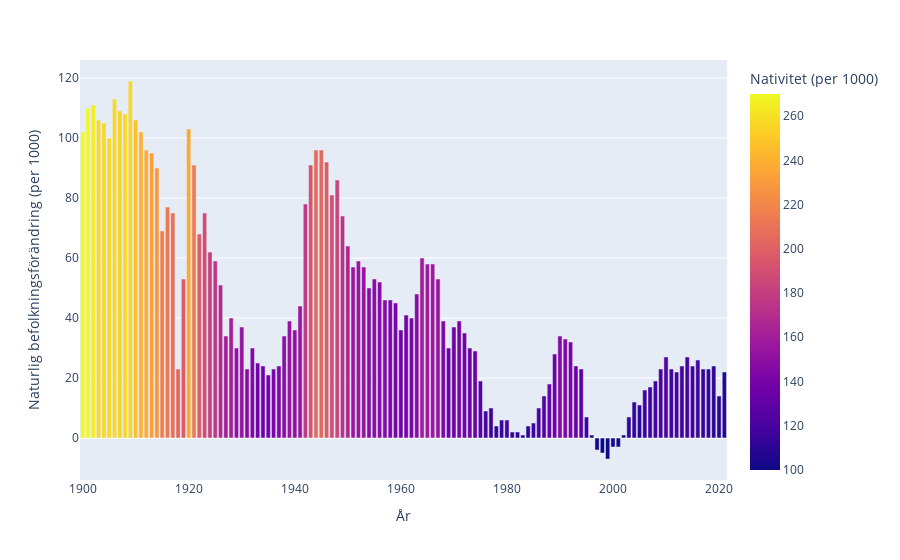

Write notebook code for a chart like this one.
### Code cell
fig = px.bar(befolkningsstatistik, x="År", y="Naturlig befolkningsförändring (per 1000)", color="Nativitet (per 1000)")
fig.show()

### Figure 1 — Plotly figure (JSON) as saved in the notebook; plotly's stock layout.template omitted (floating-point values rounded to 4 significant figures)
{"data": [{"alignmentgroup": "True", "hovertemplate": "År=%{x}<br>Naturlig befolkningsförändring (per 1000)=%{y}<br>Nativitet (per 1000)=%{marker.color}<extra></extra>", "legendgroup": "", "marker": {"color": [270, 270, 265, 257, 257, 257, 257, 255, 257, 256, 247, 240, 238, 232, 229, 216, 212, 209, 203, 198, 236, 215, 196, 189, 181, 176, 168, 161, 161, 152, 154, 148, 145, 137, 137, 138, 142, 144, 149, 154, 151, 156, 177, 193, 206, 204, 197, 189, 184, 174, 165, 156, 155, 154, 146, 148, 148, 146, 142, 141, 137, 139, 142, 148, 160, 159, 158, 154, 143, 135, 137, 141, 138, 135, 135, 126, 120, 116, 113, 116, 117, 113, 111, 110, 113, 118, 122, 125, 133, 137, 145, 144, 142, 135, 128, 117, 108, 101, 100, 100, 102, 103, 107, 111, 112, 112, 117, 117, 119, 120, 123, 118, 119, 118, 119, 117, 118, 114, 113, 111, 109, 110], "coloraxis": "coloraxis", "pattern": {"shape": ""}}, "name": "", "offsetgroup": "", "orientation": "v", "showlegend": false, "textposition": "auto", "type": "bar", "x": [1900, 1901, 1902, 1903, 1904, 1905, 1906, 1907, 1908, 1909, 1910, 1911, 1912, 1913, 1914, 1915, 1916, 1917, 1918, 1919, 1920, 1921, 1922, 1923, 1924, 1925, 1926, 1927, 1928, 1929, 1930, 1931, 1932, 1933, 1934, 1935, 1936, 1937, 1938, 1939, 1940, 1941, 1942, 1943, 1944, 1945, 1946, 1947, 1948, 1949, 1950, 1951, 1952, 1953, 1954, 1955, 1956, 1957, 1958, 1959, 1960, 1961, 1962, 1963, 1964, 1965, 1966, 1967, 1968, 1969, 1970, 1971, 1972, 1973, 1974, 1975, 1976, 1977, 1978, 1979, 1980, 1981, 1982, 1983, 1984, 1985, 1986, 1987, 1988, 1989, 1990, 1991, 1992, 1993, 1994, 1995, 1996, 1997, 1998, 1999, 2000, 2001, 2002, 2003, 2004, 2005, 2006, 2007, 2008, 2009, 2010, 2011, 2012, 2013, 2014, 2015, 2016, 2017, 2018, 2019, 2020, 2021], "xaxis": "x", "y": [102, 110, 111, 106, 105, 100, 113, 109, 108, 119, 106, 102, 96, 95, 90, 69, 77, 75, 23, 53, 103, 91, 68, 75, 62, 59, 51, 34, 40, 30, 37, 23, 30, 25, 24, 21, 23, 24, 34, 39, 36, 44, 78, 91, 96, 96, 92, 81, 86, 74, 64, 57, 59, 57, 50, 53, 52, 46, 46, 45, 36, 41, 40, 48, 60, 58, 58, 53, 39, 30, 37, 39, 35, 30, 29, 19, 9, 10, 4, 6, 6, 2, 2, 1, 4, 5, 10, 14, 18, 28, 34, 33, 32, 24, 23, 7, 1, -4, -5, -7, -3, -3, 1, 7, 12, 11, 16, 17, 19, 23, 27, 23, 22, 24, 27, 24, 26, 23, 23, 24, 14, 22], "yaxis": "y"}], "layout": {"barmode": "relative", "coloraxis": {"colorbar": {"title": {"text": "Nativitet (per 1000)"}}, "colorscale": [[0, "#0d0887"], [0.1111, "#46039f"], [0.2222, "#7201a8"], [0.3333, "#9c179e"], [0.4444, "#bd3786"], [0.5556, "#d8576b"], [0.6667, "#ed7953"], [0.7778, "#fb9f3a"], [0.8889, "#fdca26"], [1, "#f0f921"]]}, "legend": {"tracegroupgap": 0}, "margin": {"t": 60}, "xaxis": {"anchor": "y", "domain": [0, 1], "title": {"text": "År"}}, "yaxis": {"anchor": "x", "domain": [0, 1], "title": {"text": "Naturlig befolkningsförändring (per 1000)"}}}}
